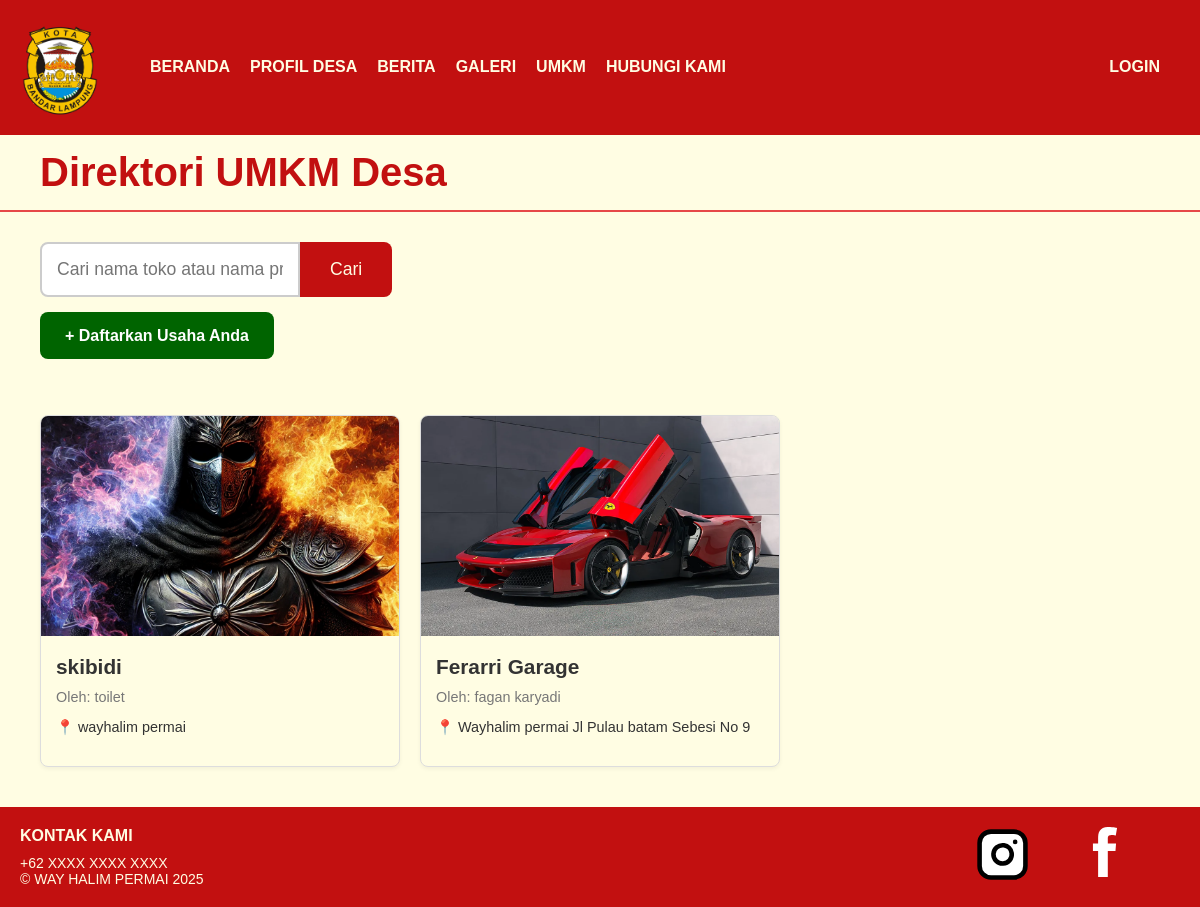
Page /umkm/ on the committed database.
### umkm/models.py (models this page shows, shortened)
class UMKM(models.Model):
    STATUS_CHOICES = [
        ('Menunggu Persetujuan', 'Menunggu Persetujuan'),
        ('Disetujui', 'Disetujui'),
        ('Ditolak', 'Ditolak'),
    ]
    nama_usaha = models.CharField(max_length=200)
    nama_pemilik = models.CharField(max_length=100)
    deskripsi = models.TextField(help_text="Deskripsi umum tentang toko/usaha Anda")
    foto_utama = models.ImageField(upload_to='umkm_utama/', help_text="Foto terbaik yang mewakili usaha Anda", blank=True, null=True)
    lokasi = models.CharField(max_length=255, blank=True, null=True, help_text="Contoh: Jl. Mawar No. 10")
    link_ecommerce = models.URLField(max_length=255, blank=True, null=True, help_text="Link ke Tokopedia, Shopee, dll.")
    kontak_telepon = models.CharField(max_length=20, blank=True, null=True, help_text="Nomor WhatsApp atau Telepon")
    kontak_instagram = models.CharField(max_length=100, blank=True, null=True, help_text="Nama pengguna Instagram, cth: @desa.wayhalim")
    status = models.CharField(max_length=30, choices=STATUS_CHOICES, default='Menunggu Persetujuan')

### umkm/views.py (the view)
# urls.py: path('', views.daftar_umkm, name='daftar_umkm'),
def daftar_umkm(request):
    query = request.GET.get('q')
    umkm_list = UMKM.objects.filter(status='Disetujui')
    if query:
        umkm_list = umkm_list.filter(
            Q(nama_usaha__icontains=query) |
            Q(produk_list__nama_produk__icontains=query)
        ).distinct()
    context = {
        'semua_umkm': umkm_list,
        'query': query,
    }
    return render(request, 'umkm/daftar_umkm.html', context)

### umkm/templates/umkm/daftar_umkm.html (shortened to what this page needs)
{% extends 'profil/base.html' %}
{% load static %}
{% block extra_css %}
    <link rel="stylesheet" href="{% static 'css/katalog.css' %}?v{=100">
{% endblock %}
{% block content %}
<div class="main-content-wrapper">
    <div class="katalog-wrapper">
        <div class="page-title-container">
            <h1>Direktori UMKM Desa</h1>
        </div>
        <div class="search-container">
            <form class="search-form" method="GET" action="{% url 'daftar_umkm' %}">
                <input type="text" name="q" class="search-bar"
                       placeholder="Cari nama toko atau nama produk..."
                       value="{{ query|default:'' }}">
                <button type="submit" class="search-button">Cari</button>
            </form>
        </div>
        <div style="margin-left : 40px; text-align: left; margin-top : 30px; margin-bottom: 30px">
            <a href="{% url 'pendaftaran_umkm' %}" style="padding: 15px 25px; background-color: darkgreen; color: white; text-decoration: none; border-radius: 8px; font-weight: 600;">
                + Daftarkan Usaha Anda
            </a>
        </div>
        <div class="katalog-grid">
            {% for umkm in semua_umkm %}
            <a href="{% url 'umkm_detail' pk=umkm.pk %}" class="katalog-card">
                <img src="{{ umkm.foto_utama.url }}" alt="{{ umkm.nama_usaha }}" class="katalog-card-img">
                <div class="katalog-card-content">
                    <h3 class="katalog-card-title">{{ umkm.nama_usaha }}</h3>
                    <span class="katalog-card-meta">
                        Oleh: {{ umkm.nama_pemilik }}
                    </span>
                    {% if umkm.lokasi %}
                    <p class="katalog-card-location">📍 {{ umkm.lokasi }}</p>
                    {% endif %}
                </div>
            </a>
            {% empty %}
            <p>Tidak ada UMKM yang ditemukan.</p>
            {% endfor %}
        </div>
    </div>
</div> {% endblock %}

### static/css/style.css (style rules this page uses)
:root { --warna-utama: #C21010; --warna-aksen: #E64848; --warna-latar: #FFFDE3; --warna-kartu: #CFE8A9; --warna-teks: #333; --warna-putih: #FFFDE3; }
body { margin: 0px; font-family: 'OpenSans', Calibri, sans-serif; display: flex; flex-direction: column; min-height: 100vh; padding-top: 100px; background-color: var(--warna-putih); color: var(--warna-teks); }
.main-content-wrapper { flex-grow: 1; }

### static/css/katalog.css (style rules this page uses)
.page-title-container { margin-bottom: 30px; padding-bottom: 15px; border-bottom: 2px solid var(--warna-aksen); }
.page-title-container h1 { font-size: 2.5em; color: var(--warna-utama); margin: 0; padding-left: 40px; }
.search-container { margin-bottom: 30px; max-width: 350px; width: 100%; padding-left: 40px; }
.search-form { display: flex; width: 100%; }
.search-bar { flex-grow: 1; padding: 15px; font-size: 1.1em; border: 2px solid #ccc; border-radius: 8px 0 0 8px; }
.search-button { padding: 15px 30px; font-size: 1.1em; background-color: var(--warna-utama); color: var(--warna-putih); border: none; cursor: pointer; border-radius: 0 8px 8px 0; }
.katalog-grid { display: grid; grid-template-columns: repeat(auto-fill, minmax(280px, 1fr)); gap: 20px; padding: 40px; }
.katalog-card { background-color: var(--warna-putih); border: 1px solid #ddd; border-radius: 8px; overflow: hidden; text-decoration: none; color: var(--warna-teks); box-shadow: 0 2px 4px rgba(0,0,0,0.05); transition: box-shadow 0.2s ease-in-out, background-color 0.3s ease; }
.katalog-card-img { width: 100%; height: 220px; object-fit: cover; }
.katalog-card-content { padding: 15px; }
.katalog-card-title { font-size: 1.3em; font-weight: 600; margin: 0 0 10px 0; white-space: nowrap; overflow: hidden; text-overflow: ellipsis; }
.katalog-card-meta { font-size: 0.9em; color: #777; margin-bottom: 10px; display: block; }
.katalog-card-location { font-size: 0.9em; color: var(--warna-teks); font-weight: 500; }

### rows in the picture
UMKM: foto_utama (picture), nama_usaha "skibidi", nama_pemilik "toilet", lokasi "wayhalim permai"
UMKM: foto_utama (picture), nama_usaha "Ferarri Garage", nama_pemilik "fagan karyadi", lokasi "Wayhalim permai Jl Pulau batam Sebesi No 9"
